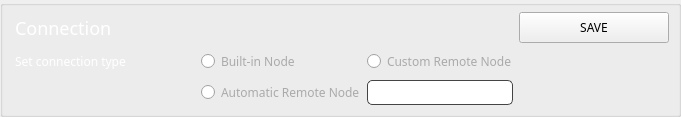
          <widget class="QGroupBox" name="groupBox_7">
           <property name="styleSheet">
            <string notr="true">border-bottom: 1px solid #444;
</string>
           </property>
           <property name="title">
            <string/>
           </property>
           <layout class="QGridLayout" name="gridLayout_18">
            <property name="leftMargin">
             <number>12</number>
            </property>
            <property name="topMargin">
             <number>6</number>
            </property>
            <property name="rightMargin">
             <number>9</number>
            </property>
            <property name="bottomMargin">
             <number>9</number>
            </property>
            <item row="2" column="2">
             <widget class="QLineEdit" name="m_hostEdit">
              <property name="minimumSize">
               <size>
                <width>0</width>
                <height>25</height>
               </size>
              </property>
              <property name="maximumSize">
               <size>
                <width>16777215</width>
                <height>25</height>
               </size>
              </property>
              <property name="styleSheet">
               <string notr="true">border: 1px solid #444;
border-radius: 5px;


color: #aaa;</string>
              </property>
              <property name="text">
               <string/>
              </property>
             </widget>
            </item>
            <item row="1" column="2">
             <widget class="QRadioButton" name="radioButton">
              <property name="minimumSize">
               <size>
                <width>0</width>
                <height>25</height>
               </size>
              </property>
              <property name="maximumSize">
               <size>
                <width>16777215</width>
                <height>25</height>
               </size>
              </property>
              <property name="font">
               <font>
                <family>Poppins</family>
               </font>
              </property>
              <property name="styleSheet">
               <string notr="true">color: #aaa; border: none;  </string>
              </property>
              <property name="text">
               <string>Custom Remote Node</string>
              </property>
              <property name="checked">
               <bool>false</bool>
              </property>
              <attribute name="buttonGroup">
               <string notr="true">buttonGroup_3</string>
              </attribute>
             </widget>
            </item>
            <item row="2" column="1">
             <widget class="QRadioButton" name="radioButton_3">
              <property name="minimumSize">
               <size>
                <width>0</width>
                <height>25</height>
               </size>
              </property>
              <property name="maximumSize">
               <size>
                <width>16777215</width>
                <height>25</height>
               </size>
              </property>
              <property name="font">
               <font>
                <family>Poppins</family>
               </font>
              </property>
              <property name="styleSheet">
               <string notr="true">color: #aaa; border: none;  </string>
              </property>
              <property name="text">
               <string>Automatic Remote Node</string>
              </property>
              <property name="checked">
               <bool>false</bool>
              </property>
              <attribute name="buttonGroup">
               <string notr="true">buttonGroup_3</string>
              </attribute>
             </widget>
            </item>
            <item row="0" column="3">
             <widget class="QPushButton" name="b1_saveConnectionButton">
              <property name="minimumSize">
               <size>
                <width>150</width>
                <height>31</height>
               </size>
              </property>
              <property name="maximumSize">
               <size>
                <width>150</width>
                <height>31</height>
               </size>
              </property>
              <property name="font">
               <font>
                <family>Poppins</family>
               </font>
              </property>
              <property name="styleSheet">
               <string notr="true">/* This button style is handled automatically by OverviewFrame:setStyles() (in OverviewFrame.cpp) */</string>
              </property>
              <property name="text">
               <string>SAVE</string>
              </property>
             </widget>
            </item>
            <item row="1" column="0">
             <widget class="QLabel" name="label_23">
              <property name="minimumSize">
               <size>
                <width>180</width>
                <height>25</height>
               </size>
              </property>
              <property name="maximumSize">
               <size>
                <width>180</width>
                <height>25</height>
               </size>
              </property>
              <property name="font">
               <font>
                <family>Poppins</family>
               </font>
              </property>
              <property name="styleSheet">
               <string notr="true">color: #fff; 
border: 0px;
</string>
              </property>
              <property name="text">
               <string>Set connection type</string>
              </property>
              <property name="alignment">
               <set>Qt::AlignLeading|Qt::AlignLeft|Qt::AlignVCenter</set>
              </property>
             </widget>
            </item>
            <item row="1" column="1">
             <widget class="QRadioButton" name="radioButton_2">
              <property name="minimumSize">
               <size>
                <width>0</width>
                <height>25</height>
               </size>
              </property>
              <property name="maximumSize">
               <size>
                <width>16777215</width>
                <height>25</height>
               </size>
              </property>
              <property name="font">
               <font>
                <family>Poppins</family>
               </font>
              </property>
              <property name="styleSheet">
               <string notr="true">color: #aaa; border: none;  </string>
              </property>
              <property name="text">
               <string>Built-in Node</string>
              </property>
              <property name="checked">
               <bool>false</bool>
              </property>
              <attribute name="buttonGroup">
               <string notr="true">buttonGroup_3</string>
              </attribute>
             </widget>
            </item>
            <item row="0" column="0" colspan="2">
             <widget class="QLabel" name="label_22">
              <property name="sizePolicy">
               <sizepolicy hsizetype="Expanding" vsizetype="Preferred">
                <horstretch>0</horstretch>
                <verstretch>0</verstretch>
               </sizepolicy>
              </property>
              <property name="minimumSize">
               <size>
                <width>0</width>
                <height>30</height>
               </size>
              </property>
              <property name="maximumSize">
               <size>
                <width>16777215</width>
                <height>32</height>
               </size>
              </property>
              <property name="sizeIncrement">
               <size>
                <width>0</width>
                <height>0</height>
               </size>
              </property>
              <property name="font">
               <font>
                <family>Poppins</family>
                <pointsize>-1</pointsize>
               </font>
              </property>
              <property name="styleSheet">
               <string notr="true">color: #fff; 
font-size: 18px;
 border: 0px;</string>
              </property>
              <property name="text">
               <string>Connection</string>
              </property>
              <property name="alignment">
               <set>Qt::AlignLeading|Qt::AlignLeft|Qt::AlignVCenter</set>
              </property>
             </widget>
            </item>
           </layout>
          </widget>
